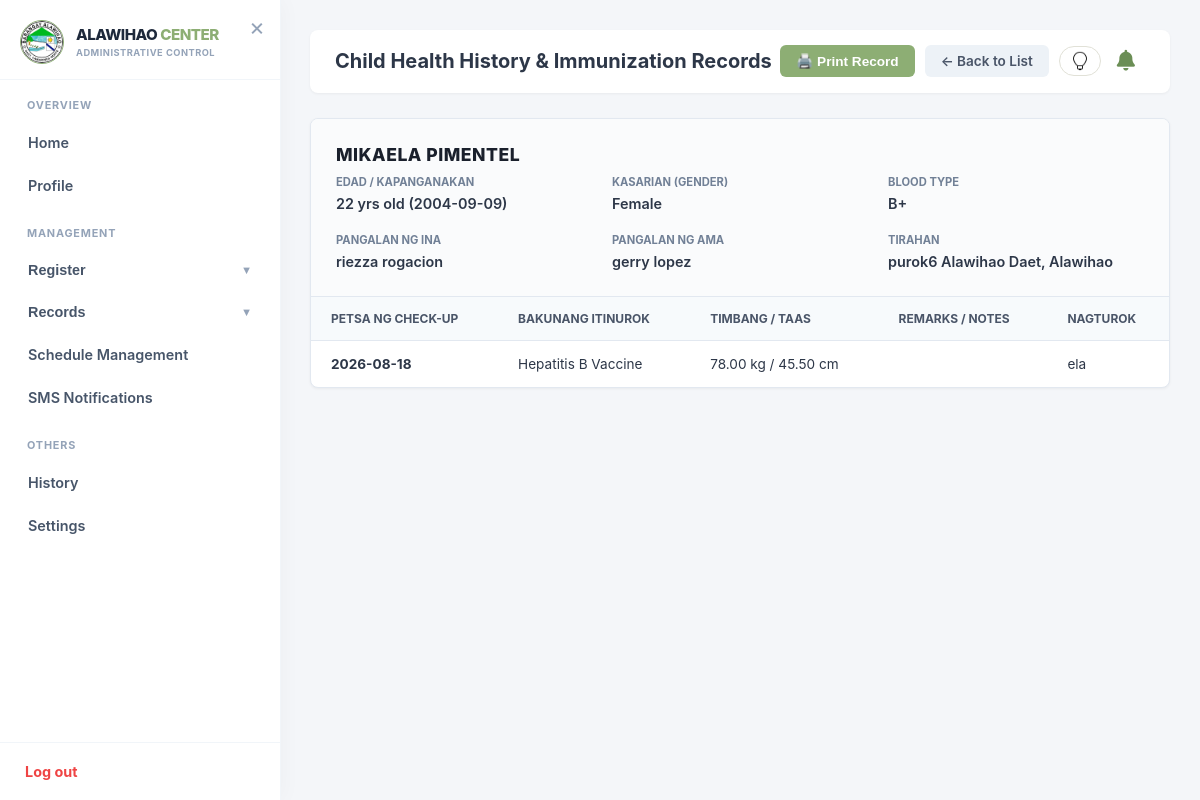
/admin/admin_child_history.php?id=63 (signed in), run on the app's committed database.
### tables this page shows
CREATE TABLE `children` (
  `id` int(11) NOT NULL,
  `user_id` int(11) NOT NULL,
  `child_name` varchar(255) NOT NULL,
  `mother_name` varchar(255) NOT NULL,
  `father_name` varchar(150) DEFAULT NULL,
  `gender` enum('Male','Female') NOT NULL,
  `birth_date` date NOT NULL,
  `weight_kg` decimal(5,2) DEFAULT NULL,
  `height_cm` decimal(5,2) DEFAULT NULL,
  `weight` float NOT NULL,
  `blood_type` varchar(10) DEFAULT NULL,
  `place_of_birth` varchar(255) NOT NULL,
  `family_no` varchar(50) DEFAULT NULL,
  `address` text DEFAULT NULL,
  `barangay` varchar(100) DEFAULT NULL,
  `health_center` varchar(100) DEFAULT NULL,
  `created_at` timestamp NOT NULL DEFAULT current_timestamp(),
  `status` enum('Pending','Approved') DEFAULT 'Pending',
  `vaccination_status` varchar(20) DEFAULT 'None',
  `vaccine_taken` text DEFAULT NULL,
  `administered_by` varchar(255) DEFAULT NULL,
  `family_serial` varchar(50) DEFAULT NULL,
  `birth_height` varchar(20) DEFAULT NULL,
  `immunization_records` text DEFAULT NULL
);

CREATE TABLE `infant_records` (
  `id` int(11) NOT NULL,
  `user_id` int(11) DEFAULT NULL,
  `child_id` int(11) DEFAULT NULL,
  `baby_name` varchar(100) NOT NULL,
  `birth_date` date NOT NULL,
  `gender` enum('Male','Female') NOT NULL,
  `weight_kg` decimal(5,2) DEFAULT NULL,
  `height` decimal(5,2) DEFAULT NULL,
  `vaccine_taken` varchar(255) DEFAULT NULL,
  `vaccine_date` date DEFAULT NULL,
  `next_checkup` date DEFAULT NULL,
  `remarks` text DEFAULT NULL,
  `parent_guardian` varchar(100) NOT NULL,
  `contact_number` varchar(15) DEFAULT NULL,
  `address` text DEFAULT NULL,
  `health_worker_id` int(11) DEFAULT NULL,
  `status` varchar(20) DEFAULT 'Pending',
  `parent_id` int(11) DEFAULT NULL,
  `created_at` timestamp NOT NULL DEFAULT current_timestamp(),
  `administered_by` varchar(255) DEFAULT NULL
);

### admin/admin_child_history.php (the view, shortened to what this page needs)
<?php
include '../db_connect.php';
$child_id = mysqli_real_escape_string($conn, $_GET['id']);
$child_query = mysqli_query($conn, "SELECT * FROM children WHERE id = '$child_id'");
$child = mysqli_fetch_assoc($child_query);
$history_query = mysqli_query($conn, "SELECT * FROM infant_records WHERE child_id = '$child_id' ORDER BY created_at DESC");
$history_records = [];
while ($row = mysqli_fetch_assoc($history_query)) {
    $history_records[] = $row;
}
?>
<!DOCTYPE html>
<html lang="en">
<head>
<?php $notif_path='../'; include '../notif_assets.php'; ?>
</head>
<body>
<div id="main">
    <div class="page-header-bar">
        <h2>Child Health History & Immunization Records</h2>
        <div class="header-actions">
            <button class="btn-print-modal" onclick="openPrintModal()">
                🖨️ Print Record
            </button>
            <a href="admin_child_hr.php" class="btn-back">← Back to List</a>
            <?php include '../notif_bell.php'; ?>
        </div>
    </div>
    <div class="record-card">
        <div class="patient-info-grid">
            <div class="patient-name-title">
                <?php echo htmlspecialchars($child['child_name']); ?>
            </div>
            <div class="info-item">
                <label>Edad / Kapanganakan</label>
                <span>
                    <?php
                        if(!empty($child['birth_date'])) {
                            $dob = new DateTime($child['birth_date']);
                            $today = new DateTime();
                            $age = $today->diff($dob);
                            echo $age->y . " yrs old (" . $child['birth_date'] . ")";
                        } else {
                            echo 'N/A';
                        }
                    ?>
                </span>
            </div>
            <div class="info-item">
                <label>Kasarian (Gender)</label>
                <span><?php echo htmlspecialchars($child['gender'] ?? 'N/A'); ?></span>
            </div>
            <div class="info-item">
                <label>Blood Type</label>
                <span><?php echo htmlspecialchars($child['blood_type'] ?? 'N/A'); ?></span>
            </div>
            <div class="info-item">
                <label>Pangalan ng Ina</label>
                <span><?php echo htmlspecialchars($child['mother_name'] ?? 'N/A'); ?></span>
            </div>
            <div class="info-item">
                <label>Pangalan ng Ama</label>
                <span><?php echo htmlspecialchars($child['father_name'] ?? 'N/A'); ?></span>
            </div>
            <div class="info-item">
                <label>Tirahan</label>
                <span><?php echo htmlspecialchars($child['address'] ?? 'N/A'); ?><?php echo !empty($child['barangay']) ? ', ' . htmlspecialchars($child['barangay']) : ''; ?></span>
            </div>
        </div>
        <div class="table-responsive">
            <table class="history-table">
                <thead>
                    <tr>
                        <th>Petsa ng Check-up</th>
                        <th>Bakunang Itinurok</th>
                        <th>Timbang / Taas</th>
                        <th>Remarks / Notes</th>
                        <th>Nagturok</th>
                    </tr>
                </thead>
                <tbody>
                    <?php if (!empty($history_records)): ?>
                        <?php foreach ($history_records as $rec): ?>
                        <tr>
                            <td><strong><?php echo !empty($rec['vaccine_date']) ? $rec['vaccine_date'] : (!empty($rec['created_at']) ? date("Y-m-d", strtotime($rec['created_at'])) : 'N/A'); ?></strong></td>
                            <td><?php echo htmlspecialchars($rec['vaccine_taken'] ?? 'Wala'); ?></td>
                            <td><?php echo htmlspecialchars($rec['weight_kg'] ?? '0'); ?> kg / <?php echo htmlspecialchars($rec['height'] ?? 'N/A'); ?> cm</td>
                            <td><?php echo htmlspecialchars($rec['remarks'] ?? 'None'); ?></td>
                            <td><?php echo htmlspecialchars($rec['administered_by'] ?? 'N/A'); ?></td>
                        </tr>
                        <?php endforeach; ?>
                    <?php endif; ?>
                </tbody>
            </table>
        </div>
    </div>
</div>
</body>
</html>

### theme.css (style rules this page uses)
*, *::before, *::after { transition: background-color 0.25s ease, color 0.2s ease, border-color 0.2s ease, box-shadow 0.2s ease; }
:root, [data-theme="light"] { --dm-bg: #F9F9F4; --dm-surface: #FFFFFF; --dm-surface2: #F4F7F0; --dm-text: #2D2D2D; --dm-text2: #555; --dm-muted: #6b7280; --dm-border: #E1E1D7; --dm-hover: #F0F5EC; --dm-sage: #8DAE74; --dm-dark-sage: #5A6B47; --dm-input-bg: #FFFFFF; --dm-input-border: #E1E1D7; --dm-card-shadow: 0 2px 8px rgba(0,0,0,0.06); --dm-sidebar-bg: #FFFFFF; --dm-topbar-bg: #FFFFFF; --dm-topbar-border:#E1E1D7; --dm-table-head: #F4F4ED; --dm-table-stripe: #F9FAF6; --dm-badge-bg: #F0F5EC; }

### admin/admin_child_history.php (style rules this page uses)
:root { --sage: #8DAE74; --dark-sage: #6B8E55; --soft-sage: #F1F5ED; --text-main: #2D3748; }
body { font-family: 'Inter', Arial, sans-serif; background-color: #F4F6F9; margin: 0; display: flex; color: var(--text-main); }
#main { flex-grow: 1; padding: 30px; box-sizing: border-box; min-height: 100vh; }
.page-header-bar { display: flex; justify-content: space-between; align-items: center; margin-bottom: 25px; background: white; padding: 15px 25px; border-radius: 8px; box-shadow: 0 1px 3px rgba(0,0,0,0.05); }
.page-header-bar h2 { margin: 0; font-size: 1.25rem; font-weight: 700; color: #2D3748; }
.header-actions { display: flex; gap: 10px; align-items: center; }
.btn-back { background: #EDF2F7; color: #4A5568; padding: 8px 16px; border-radius: 6px; text-decoration: none; font-weight: 600; font-size: 0.85rem; transition: background 0.2s; }
.record-card { background: white; border-radius: 8px; box-shadow: 0 1px 3px rgba(0,0,0,0.05); overflow: hidden; border: 1px solid #E2E8F0; }
.patient-info-grid { display: grid; grid-template-columns: repeat(3, 1fr); gap: 20px; padding: 25px; background: #FAFBFC; border-bottom: 1px solid #E2E8F0; }
.patient-name-title { grid-column: span 3; font-size: 1.1rem; font-weight: 800; color: #1A202C; margin-bottom: -10px; text-transform: uppercase; letter-spacing: 0.5px; }
.info-item label { display: block; font-size: 0.7rem; font-weight: 700; text-transform: uppercase; color: #718096; margin-bottom: 4px; }
.info-item span { font-size: 0.9rem; font-weight: 600; color: #2D3748; }
.table-responsive { width: 100%; overflow-x: auto; }
.history-table { width: 100%; border-collapse: collapse; text-align: left; }
.history-table th { background: #F7FAFC; color: #4A5568; font-size: 0.75rem; font-weight: 700; text-transform: uppercase; padding: 14px 20px; border-bottom: 1px solid #E2E8F0; }
.history-table td { padding: 15px 20px; font-size: 0.85rem; color: #2D3748; border-bottom: 1px solid #EDF2F7; vertical-align: middle; }
.history-table tr:last-child td { border-bottom: none; }
.btn-print-modal { background-color: var(--sage); color: white; padding: 8px 16px; border-radius: 6px; text-decoration: none; font-weight: 600; font-size: 0.85rem; display: inline-flex; align-items: center; gap: 6px; border: none; cursor: pointer; transition: background-color 0.2s ease; }

### admin/admin_sidebar.php (style rules this page uses)
#main, .main-content, #main-wrapper { transition: margin-left 0.3s cubic-bezier(0.4, 0, 0.2, 1) !important; margin-left: 280px !important; box-sizing: border-box !important; }

### data on the page
children: child_name "MIKAELA PIMENTEL", birth_date "22", birth_date "2004-09-09", gender "Female", blood_type "B+", mother_name "riezza rogacion", father_name "gerry lopez", address "purok6 Alawihao Daet", barangay "Alawihao"
infant_records: vaccine_date "2026-08-18", vaccine_taken "Hepatitis B Vaccine", weight_kg "78.00", height "45.50", administered_by "ela"
